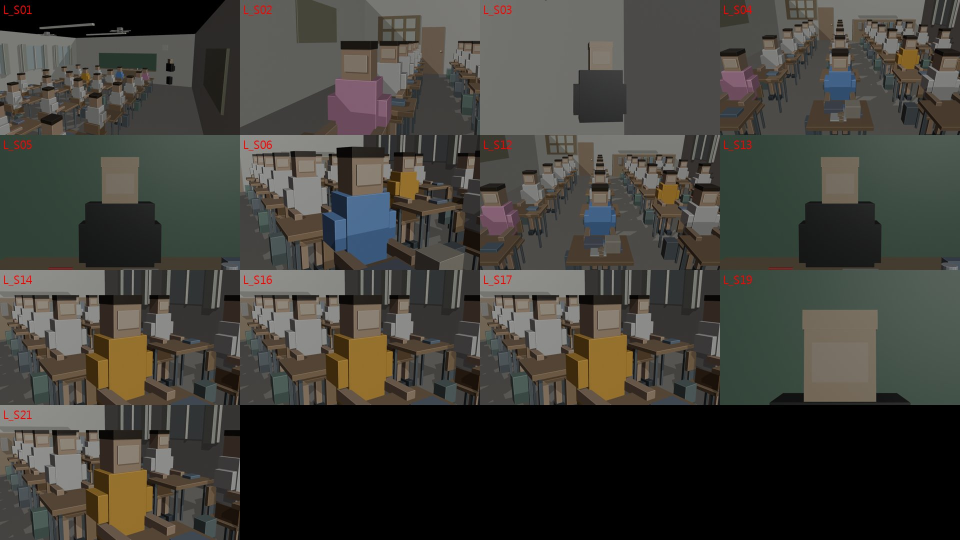
#> input picture pipeline/example_D-7/blender/布置圖總覽_v1.jpg, 1920 x 1080 px (shown at 1/2 size)
$ python split_frame_check.py '../pipeline/example_D-7/blender/布置圖總覽_v1.jpg'
#> lines starting #> are read from the running program, lines starting #| are printed output that depends on the picture
"""首幀「拼成兩格」檢查（2026-11-18 作者實測：提示詞寫了前後兩個時間點的動作，例如「拍攝中，然後放下相機」，Image 2.5 畫成上下兩格的對照圖，H3 照著拍成分割畫面）。
做法：找畫面中段（35%–65%）最強的一條水平／垂直接縫，跟整張圖的中位數比；比值 ≥ 8 幾乎一定是拼圖（正常照片 ≤ 5）。
用法：python split_frame_check.py <首幀資料夾或圖檔...> [--thr 8]
回傳碼 1＝有疑似拼圖的首幀。修法：首幀提示詞只寫「動作開始前」的一個姿勢，加「One single continuous photograph, NOT a split image」，重生首幀再拍。"""
import sys
from pathlib import Path

import numpy as np
from PIL import Image


def seam(p):
    a = np.asarray(Image.open(p).convert("L").resize((672, 384)), np.float32)
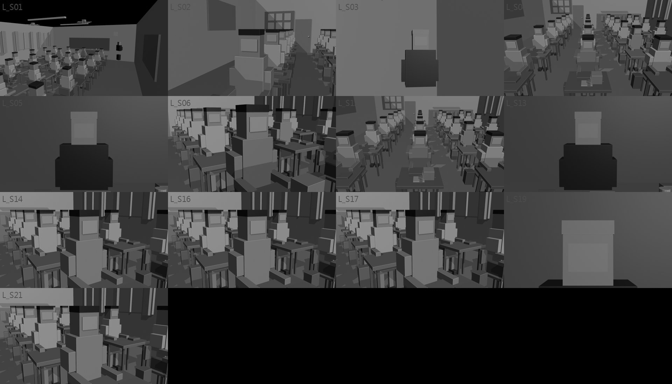
#> a: shape (384, 672) float32; min 0, max 151, mean 63.3
    out = []
    for axis, n in ((0, 384), (1, 672)):
        d = np.abs(np.diff(a, axis=axis)).mean(1 - axis)
        lo, hi = int(n * 0.35), int(n * 0.65)
        i = int(d[lo:hi].argmax()) + lo
        out.append((float(d[i] / (np.median(d) + 1e-3)), "水平" if axis == 0 else "垂直", round(i / n, 2)))
#> this loop made 2 passes
#> i on passes 1 to 2: 191, 335
#> after the loop, out = [(13.1, '水平', 0.5), (7.05, '垂直', 0.5)]
    return max(out)


if __name__ == "__main__":
    import argparse
    ap = argparse.ArgumentParser(description="首幀拼成兩格檢查")
    ap.add_argument("paths", nargs="+", help="首幀資料夾或圖檔")
    ap.add_argument("--thr", type=float, default=8.0)
    a = ap.parse_args()
    if not (0 < a.thr < 1000):      # nan、inf、負數都會讓門檻比較失效
        ap.error("--thr 要是正的有限數字")
    thr, files, err = a.thr, [], []
    for x in a.paths:
        q = Path(x)
        if q.is_dir():
            got = sorted(f for f in q.glob("*.png") if not f.name.startswith("_")) + sorted(q.glob("*.jpg"))
            files += got
            if not got:
                err.append(f"{x}（資料夾裡沒有 png／jpg）")
        elif q.is_file():
            files.append(q)
        else:
            err.append(f"{x}（找不到）")
    bad = []
    for f in files:
        try:
            r, kind, pos = seam(f)
#> r = 13.1; kind = '水平'; pos = 0.5
        except Exception as e:  # noqa: BLE001  圖讀不了：不能當成通過
            err.append(f"{f.name}（{type(e).__name__}）")
            continue
        if r >= thr:
            bad.append(f); print(f"疑似拼圖  {f.name}  {kind}接縫 位置 {pos:.0%}  比值 {r:.1f}")
    print(f"{len(files)} 張，疑似拼圖 {len(bad)} 張" + (f"（⚠ 另有 {len(err)} 個沒檢查到，這個數字不完整）" if err else ""))
    if err:
        print(f"ERROR（沒檢查到，不算通過）：{len(err)} {err}")
        sys.exit(2)
#> (the run stopped early here; a loop or call above may not have finished)
